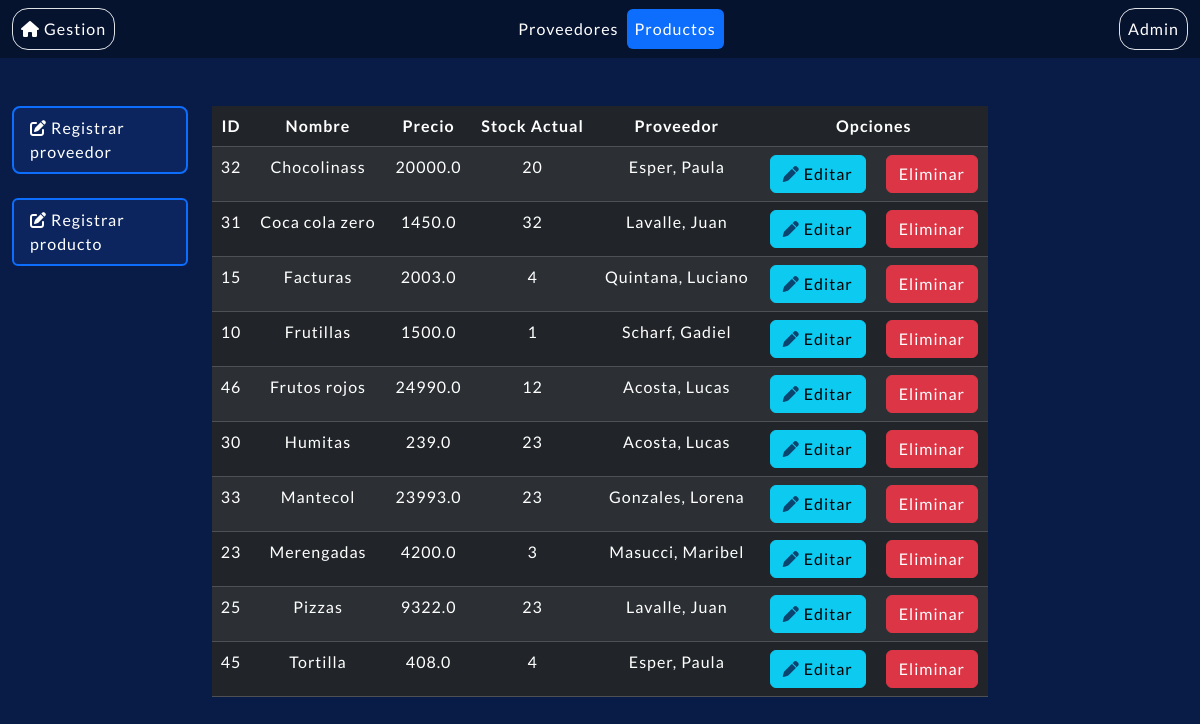
The app's page /productos/, older data.
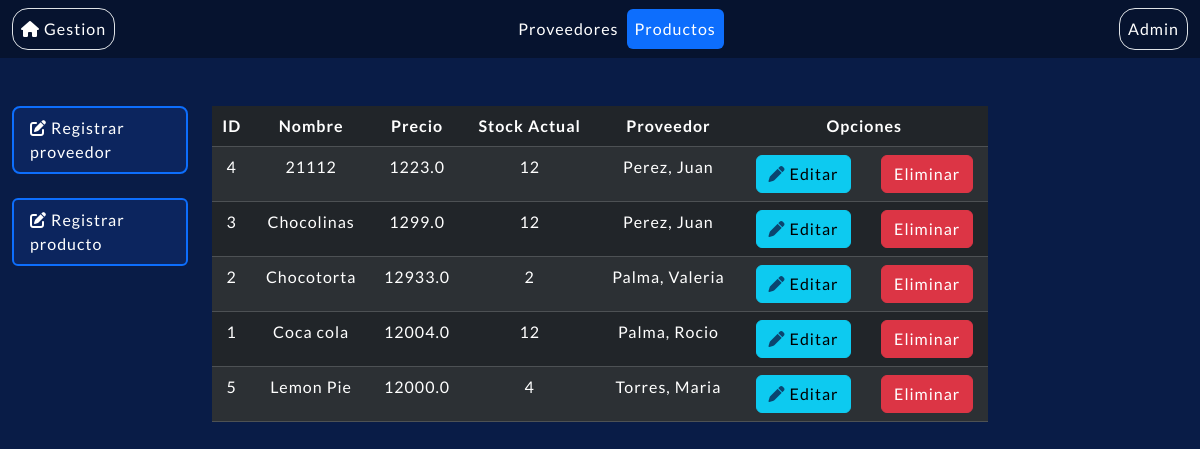
The same page, newer data.
### compra/models.py (models this page shows, shortened)
class Producto(models.Model):
    nombre = models.CharField(max_length=100)
    precio = models.FloatField()
    stock_actual = models.IntegerField()
    proveedor = models.ForeignKey(Proveedor, null=True, blank=True, on_delete=models.CASCADE)
    class Meta:
        ordering=['nombre', '-stock_actual'] #Orden asc en nombre y desc en stock
        verbose_name_plural = 'Productos'

class Proveedor(models.Model):
    nombre = models.CharField(max_length=100)
    apellido = models.CharField(max_length=100)
    dni = models.IntegerField()
    def __str__(self):
        return f'{self.apellido}, {self.nombre}'
    class Meta:
        ordering=['id','apellido', 'nombre'] # Orden asc en apellido y nombre
        verbose_name_plural = 'Proveedores'

### compra/views.py (the view)
# urls.py: path('productos/', views.readProductos, name="Mostrar todos los productos"),
def readProductos(request):
    productos = Producto.objects.all()
    return render(request, 'lista_productos.html', {'productos': productos})

### compra/templates/lista_productos.html (shortened to what this page needs)
{% extends 'base_lista.html' %}
{% block navbar %}
<a class="nav-link" href="/proveedores">Proveedores</a>
<a class="nav-link active" aria-currente="page" href="/productos">Productos</a>
{% endblock %}
{% block table %}
<thead>
    <tr>
        <th>ID</th>
        <th>Nombre</th>
        <th>Precio</th>
        <th>Stock Actual</th>
        <th>Proveedor</th>
        <th colspan="2">Opciones</th>
    </tr>
</thead>
<tbody>
    {% for producto in productos %}
    <tr>
        <td>{{producto.id}}</td>
        <td>{{producto.nombre}}</td>
        <td>{{producto.precio}}</td>
        <td>{{producto.stock_actual}}</td>
        {% if producto.proveedor == None %}
            <td>-</td>
        {% else %}
            <td>{{producto.proveedor}}</td>
        {% endif %}
        <td><a href="/producto/editar/{{producto.id}}" class="btn btn-info"><i class="fa-solid fa-pen" style="color: #0b446f;"></i> Editar</a></td>
        <td><a href="/producto/eliminar/{{producto.id}}" class="btn btn-danger">Eliminar</a></td>
    </tr>
    {% endfor %}
</tbody>
{% endblock %}

Row changes from the older to the newer data that the page shows:
removed Producto: id "32", nombre "Chocolinass", precio "20000.0", stock_actual "20", proveedor "Esper, Paula"
removed Producto: id "31", nombre "Coca cola zero", precio "1450.0", stock_actual "32", proveedor "Lavalle, Juan"
removed Producto: id "15", nombre "Facturas", precio "2003.0", stock_actual "4", proveedor "Quintana, Luciano"
removed Producto: id "10", nombre "Frutillas", precio "1500.0", stock_actual "1", proveedor "Scharf, Gadiel"
removed Producto: id "46", nombre "Frutos rojos", precio "24990.0", stock_actual "12", proveedor "Acosta, Lucas"
removed Producto: id "30", nombre "Humitas", precio "239.0", stock_actual "23", proveedor "Acosta, Lucas"
removed Producto: id "33", nombre "Mantecol", precio "23993.0", stock_actual "23", proveedor "Gonzales, Lorena"
removed Producto: id "23", nombre "Merengadas", precio "4200.0", stock_actual "3", proveedor "Masucci, Maribel"
removed Producto: id "25", nombre "Pizzas", precio "9322.0", stock_actual "23", proveedor "Lavalle, Juan"
removed Producto: id "45", nombre "Tortilla", precio "408.0", stock_actual "4", proveedor "Esper, Paula"
added Producto: id "4", nombre "21112", precio "1223.0", stock_actual "12", proveedor "Perez, Juan"
added Producto: id "3", nombre "Chocolinas", precio "1299.0", stock_actual "12", proveedor "Perez, Juan"
added Producto: id "2", nombre "Chocotorta", precio "12933.0", stock_actual "2", proveedor "Palma, Valeria"
added Producto: id "1", nombre "Coca cola", precio "12004.0", stock_actual "12", proveedor "Palma, Rocio"
added Producto: id "5", nombre "Lemon Pie", precio "12000.0", stock_actual "4", proveedor "Torres, Maria"
